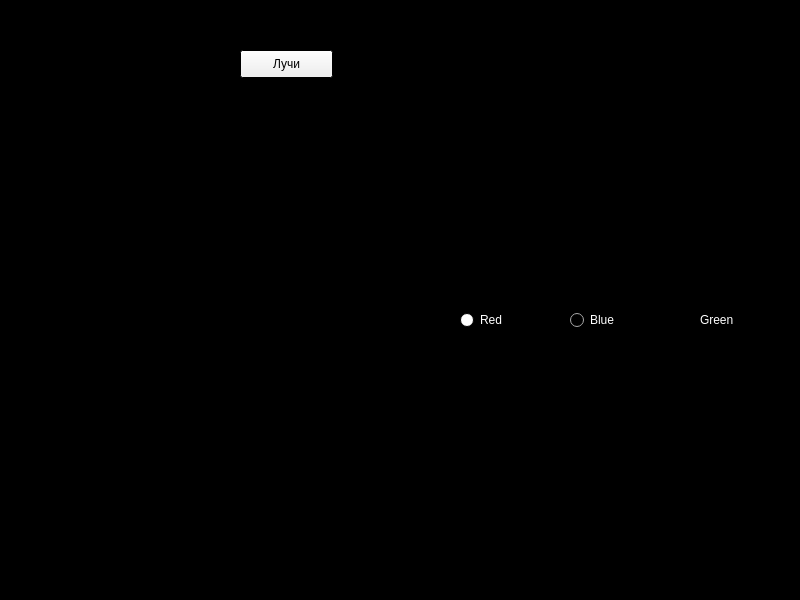
<?xml version="1.0" encoding="UTF-8"?>
<ui version="4.0">
 <class>Widget</class>
 <widget class="QWidget" name="Widget">
  <property name="geometry">
   <rect>
    <x>0</x>
    <y>0</y>
    <width>800</width>
    <height>600</height>
   </rect>
  </property>
  <property name="palette">
   <palette>
    <active>
     <colorrole role="Base">
      <brush brushstyle="SolidPattern">
       <color alpha="255">
        <red>0</red>
        <green>0</green>
        <blue>0</blue>
       </color>
      </brush>
     </colorrole>
     <colorrole role="Window">
      <brush brushstyle="SolidPattern">
       <color alpha="255">
        <red>0</red>
        <green>0</green>
        <blue>0</blue>
       </color>
      </brush>
     </colorrole>
    </active>
    <inactive>
     <colorrole role="Base">
      <brush brushstyle="SolidPattern">
       <color alpha="255">
        <red>0</red>
        <green>0</green>
        <blue>0</blue>
       </color>
      </brush>
     </colorrole>
     <colorrole role="Window">
      <brush brushstyle="SolidPattern">
       <color alpha="255">
        <red>0</red>
        <green>0</green>
        <blue>0</blue>
       </color>
      </brush>
     </colorrole>
    </inactive>
    <disabled>
     <colorrole role="Base">
      <brush brushstyle="SolidPattern">
       <color alpha="255">
        <red>0</red>
        <green>0</green>
        <blue>0</blue>
       </color>
      </brush>
     </colorrole>
     <colorrole role="Window">
      <brush brushstyle="SolidPattern">
       <color alpha="255">
        <red>0</red>
        <green>0</green>
        <blue>0</blue>
       </color>
      </brush>
     </colorrole>
    </disabled>
   </palette>
  </property>
  <property name="windowTitle">
   <string>Widget</string>
  </property>
  <widget class="QPushButton" name="pushButton">
   <property name="geometry">
    <rect>
     <x>240</x>
     <y>50</y>
     <width>93</width>
     <height>28</height>
    </rect>
   </property>
   <property name="palette">
    <palette>
     <active>
      <colorrole role="ButtonText">
       <brush brushstyle="SolidPattern">
        <color alpha="255">
         <red>0</red>
         <green>0</green>
         <blue>0</blue>
        </color>
       </brush>
      </colorrole>
     </active>
     <inactive>
      <colorrole role="ButtonText">
       <brush brushstyle="SolidPattern">
        <color alpha="255">
         <red>0</red>
         <green>0</green>
         <blue>0</blue>
        </color>
       </brush>
      </colorrole>
     </inactive>
     <disabled>
      <colorrole role="ButtonText">
       <brush brushstyle="SolidPattern">
        <color alpha="255">
         <red>57</red>
         <green>57</green>
         <blue>57</blue>
        </color>
       </brush>
      </colorrole>
     </disabled>
    </palette>
   </property>
   <property name="text">
    <string>Лучи</string>
   </property>
  </widget>
  <widget class="QRadioButton" name="radioButton">
   <property name="geometry">
    <rect>
     <x>460</x>
     <y>310</y>
     <width>95</width>
     <height>20</height>
    </rect>
   </property>
   <property name="palette">
    <palette>
     <active>
      <colorrole role="WindowText">
       <brush brushstyle="SolidPattern">
        <color alpha="255">
         <red>255</red>
         <green>255</green>
         <blue>255</blue>
        </color>
       </brush>
      </colorrole>
      <colorrole role="Text">
       <brush brushstyle="SolidPattern">
        <color alpha="255">
         <red>255</red>
         <green>255</green>
         <blue>255</blue>
        </color>
       </brush>
      </colorrole>
      <colorrole role="ButtonText">
       <brush brushstyle="SolidPattern">
        <color alpha="255">
         <red>255</red>
         <green>255</green>
         <blue>255</blue>
        </color>
       </brush>
      </colorrole>
      <colorrole role="Base">
       <brush brushstyle="SolidPattern">
        <color alpha="255">
         <red>255</red>
         <green>255</green>
         <blue>255</blue>
        </color>
       </brush>
      </colorrole>
      <colorrole role="ToolTipText">
       <brush brushstyle="SolidPattern">
        <color alpha="255">
         <red>255</red>
         <green>255</green>
         <blue>255</blue>
        </color>
       </brush>
      </colorrole>
      <colorrole role="PlaceholderText">
       <brush brushstyle="SolidPattern">
        <color alpha="128">
         <red>255</red>
         <green>255</green>
         <blue>255</blue>
        </color>
       </brush>
      </colorrole>
     </active>
     <inactive>
      <colorrole role="WindowText">
       <brush brushstyle="SolidPattern">
        <color alpha="255">
         <red>255</red>
         <green>255</green>
         <blue>255</blue>
        </color>
       </brush>
      </colorrole>
      <colorrole role="Text">
       <brush brushstyle="SolidPattern">
        <color alpha="255">
         <red>255</red>
         <green>255</green>
         <blue>255</blue>
        </color>
       </brush>
      </colorrole>
      <colorrole role="ButtonText">
       <brush brushstyle="SolidPattern">
        <color alpha="255">
         <red>255</red>
         <green>255</green>
         <blue>255</blue>
        </color>
       </brush>
      </colorrole>
      <colorrole role="Base">
       <brush brushstyle="SolidPattern">
        <color alpha="255">
         <red>255</red>
         <green>255</green>
         <blue>255</blue>
        </color>
       </brush>
      </colorrole>
      <colorrole role="ToolTipText">
       <brush brushstyle="SolidPattern">
        <color alpha="255">
         <red>255</red>
         <green>255</green>
         <blue>255</blue>
        </color>
       </brush>
      </colorrole>
      <colorrole role="PlaceholderText">
       <brush brushstyle="SolidPattern">
        <color alpha="128">
         <red>255</red>
         <green>255</green>
         <blue>255</blue>
        </color>
       </brush>
      </colorrole>
     </inactive>
     <disabled>
      <colorrole role="WindowText">
       <brush brushstyle="SolidPattern">
        <color alpha="255">
         <red>120</red>
         <green>120</green>
         <blue>120</blue>
        </color>
       </brush>
      </colorrole>
      <colorrole role="Text">
       <brush brushstyle="SolidPattern">
        <color alpha="255">
         <red>120</red>
         <green>120</green>
         <blue>120</blue>
        </color>
       </brush>
      </colorrole>
      <colorrole role="ButtonText">
       <brush brushstyle="SolidPattern">
        <color alpha="255">
         <red>85</red>
         <green>255</green>
         <blue>255</blue>
        </color>
       </brush>
      </colorrole>
      <colorrole role="Base">
       <brush brushstyle="SolidPattern">
        <color alpha="255">
         <red>0</red>
         <green>0</green>
         <blue>0</blue>
        </color>
       </brush>
      </colorrole>
      <colorrole role="ToolTipText">
       <brush brushstyle="SolidPattern">
        <color alpha="255">
         <red>255</red>
         <green>255</green>
         <blue>255</blue>
        </color>
       </brush>
      </colorrole>
      <colorrole role="PlaceholderText">
       <brush brushstyle="SolidPattern">
        <color alpha="128">
         <red>0</red>
         <green>0</green>
         <blue>0</blue>
        </color>
       </brush>
      </colorrole>
     </disabled>
    </palette>
   </property>
   <property name="text">
    <string>Red</string>
   </property>
  </widget>
  <widget class="QRadioButton" name="radioButton_2">
   <property name="geometry">
    <rect>
     <x>570</x>
     <y>310</y>
     <width>95</width>
     <height>20</height>
    </rect>
   </property>
   <property name="palette">
    <palette>
     <active>
      <colorrole role="WindowText">
       <brush brushstyle="SolidPattern">
        <color alpha="255">
         <red>255</red>
         <green>255</green>
         <blue>255</blue>
        </color>
       </brush>
      </colorrole>
      <colorrole role="Text">
       <brush brushstyle="SolidPattern">
        <color alpha="255">
         <red>255</red>
         <green>255</green>
         <blue>255</blue>
        </color>
       </brush>
      </colorrole>
      <colorrole role="Base">
       <brush brushstyle="SolidPattern">
        <color alpha="255">
         <red>0</red>
         <green>0</green>
         <blue>0</blue>
        </color>
       </brush>
      </colorrole>
      <colorrole role="Window">
       <brush brushstyle="SolidPattern">
        <color alpha="255">
         <red>255</red>
         <green>255</green>
         <blue>255</blue>
        </color>
       </brush>
      </colorrole>
      <colorrole role="ToolTipText">
       <brush brushstyle="SolidPattern">
        <color alpha="255">
         <red>255</red>
         <green>255</green>
         <blue>255</blue>
        </color>
       </brush>
      </colorrole>
      <colorrole role="PlaceholderText">
       <brush brushstyle="SolidPattern">
        <color alpha="128">
         <red>255</red>
         <green>255</green>
         <blue>255</blue>
        </color>
       </brush>
      </colorrole>
     </active>
     <inactive>
      <colorrole role="WindowText">
       <brush brushstyle="SolidPattern">
        <color alpha="255">
         <red>255</red>
         <green>255</green>
         <blue>255</blue>
        </color>
       </brush>
      </colorrole>
      <colorrole role="Text">
       <brush brushstyle="SolidPattern">
        <color alpha="255">
         <red>255</red>
         <green>255</green>
         <blue>255</blue>
        </color>
       </brush>
      </colorrole>
      <colorrole role="Base">
       <brush brushstyle="SolidPattern">
        <color alpha="255">
         <red>0</red>
         <green>0</green>
         <blue>0</blue>
        </color>
       </brush>
      </colorrole>
      <colorrole role="Window">
       <brush brushstyle="SolidPattern">
        <color alpha="255">
         <red>255</red>
         <green>255</green>
         <blue>255</blue>
        </color>
       </brush>
      </colorrole>
      <colorrole role="ToolTipText">
       <brush brushstyle="SolidPattern">
        <color alpha="255">
         <red>255</red>
         <green>255</green>
         <blue>255</blue>
        </color>
       </brush>
      </colorrole>
      <colorrole role="PlaceholderText">
       <brush brushstyle="SolidPattern">
        <color alpha="128">
         <red>255</red>
         <green>255</green>
         <blue>255</blue>
        </color>
       </brush>
      </colorrole>
     </inactive>
     <disabled>
      <colorrole role="WindowText">
       <brush brushstyle="SolidPattern">
        <color alpha="255">
         <red>120</red>
         <green>120</green>
         <blue>120</blue>
        </color>
       </brush>
      </colorrole>
      <colorrole role="Text">
       <brush brushstyle="SolidPattern">
        <color alpha="255">
         <red>120</red>
         <green>120</green>
         <blue>120</blue>
        </color>
       </brush>
      </colorrole>
      <colorrole role="Base">
       <brush brushstyle="SolidPattern">
        <color alpha="255">
         <red>255</red>
         <green>255</green>
         <blue>255</blue>
        </color>
       </brush>
      </colorrole>
      <colorrole role="Window">
       <brush brushstyle="SolidPattern">
        <color alpha="255">
         <red>255</red>
         <green>255</green>
         <blue>255</blue>
        </color>
       </brush>
      </colorrole>
      <colorrole role="ToolTipText">
       <brush brushstyle="SolidPattern">
        <color alpha="255">
         <red>255</red>
         <green>255</green>
         <blue>255</blue>
        </color>
       </brush>
      </colorrole>
      <colorrole role="PlaceholderText">
       <brush brushstyle="SolidPattern">
        <color alpha="128">
         <red>0</red>
         <green>0</green>
         <blue>0</blue>
        </color>
       </brush>
      </colorrole>
     </disabled>
    </palette>
   </property>
   <property name="text">
    <string>Blue</string>
   </property>
  </widget>
  <widget class="QRadioButton" name="radioButton_3">
   <property name="geometry">
    <rect>
     <x>680</x>
     <y>310</y>
     <width>95</width>
     <height>20</height>
    </rect>
   </property>
   <property name="palette">
    <palette>
     <active>
      <colorrole role="WindowText">
       <brush brushstyle="SolidPattern">
        <color alpha="255">
         <red>255</red>
         <green>255</green>
         <blue>255</blue>
        </color>
       </brush>
      </colorrole>
     </active>
     <inactive>
      <colorrole role="WindowText">
       <brush brushstyle="SolidPattern">
        <color alpha="255">
         <red>255</red>
         <green>255</green>
         <blue>255</blue>
        </color>
       </brush>
      </colorrole>
     </inactive>
     <disabled>
      <colorrole role="WindowText">
       <brush brushstyle="SolidPattern">
        <color alpha="255">
         <red>120</red>
         <green>120</green>
         <blue>120</blue>
        </color>
       </brush>
      </colorrole>
     </disabled>
    </palette>
   </property>
   <property name="text">
    <string>Green</string>
   </property>
  </widget>
 </widget>
 <resources/>
 <connections/>
</ui>
